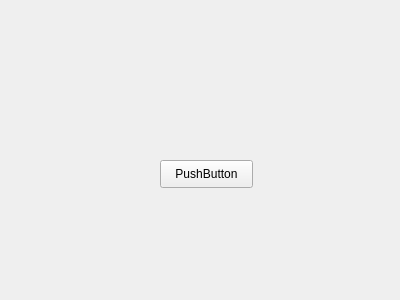
<?xml version="1.0" encoding="UTF-8"?>
<ui version="4.0">
 <class>DockWidget</class>
 <widget class="QDockWidget" name="DockWidget">
  <property name="geometry">
   <rect>
    <x>0</x>
    <y>0</y>
    <width>400</width>
    <height>300</height>
   </rect>
  </property>
  <property name="windowTitle">
   <string>DockWidget</string>
  </property>
  <widget class="QWidget" name="dockWidgetContents">
   <widget class="QPushButton" name="pushButton">
    <property name="geometry">
     <rect>
      <x>160</x>
      <y>160</y>
      <width>93</width>
      <height>28</height>
     </rect>
    </property>
    <property name="text">
     <string>PushButton</string>
    </property>
   </widget>
  </widget>
 </widget>
 <resources/>
 <connections/>
</ui>
